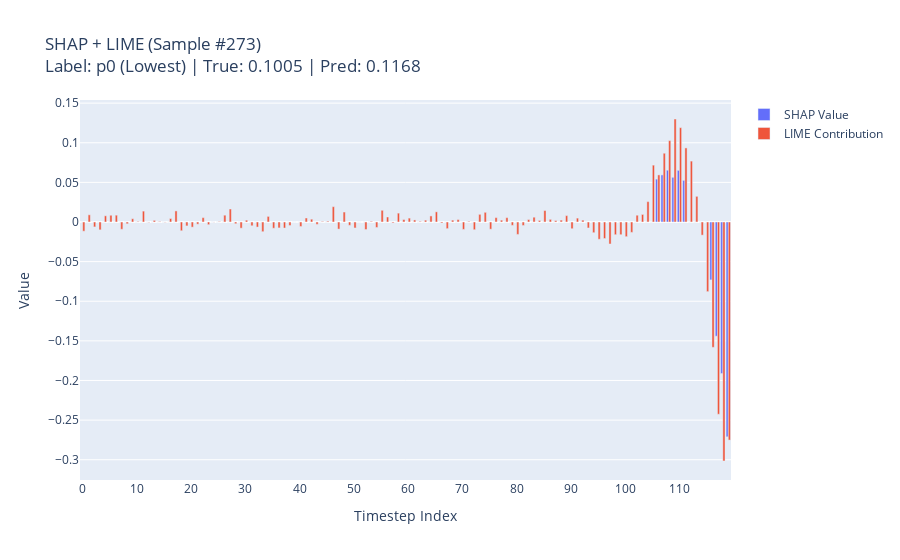
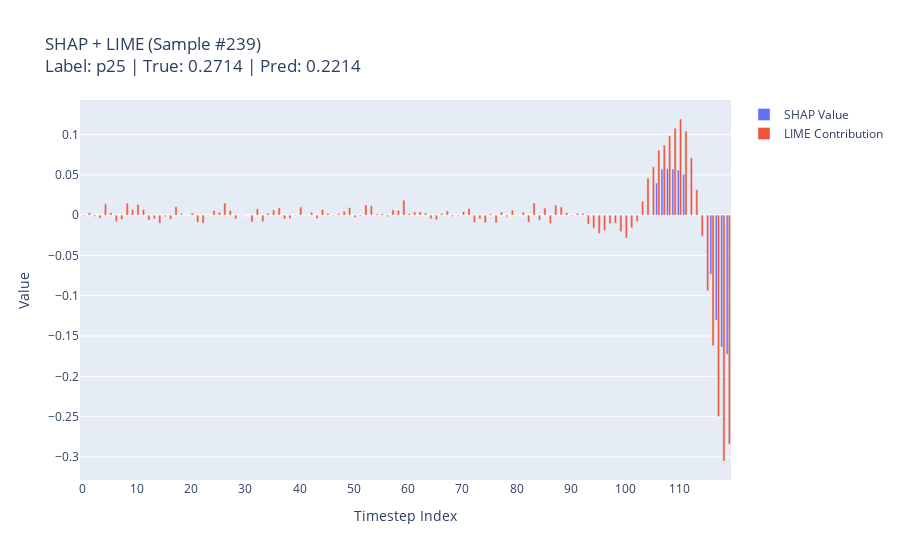
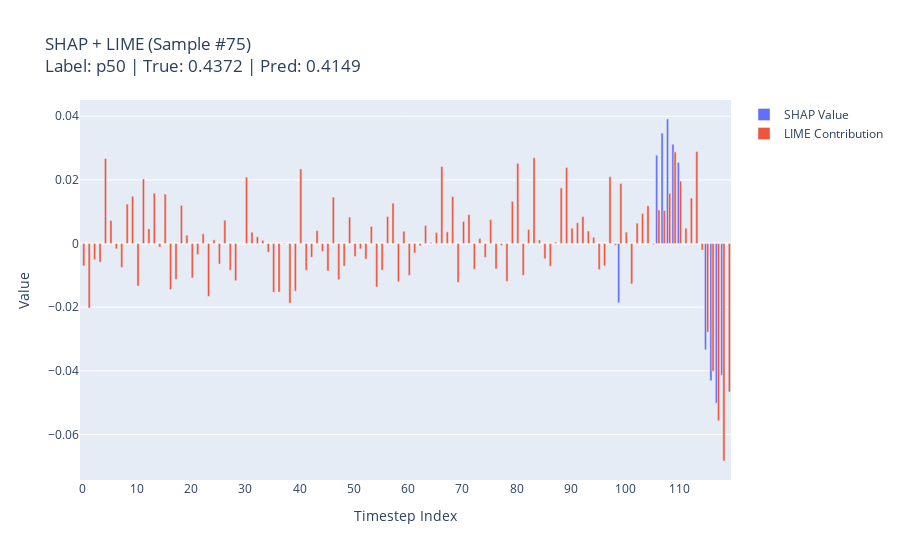
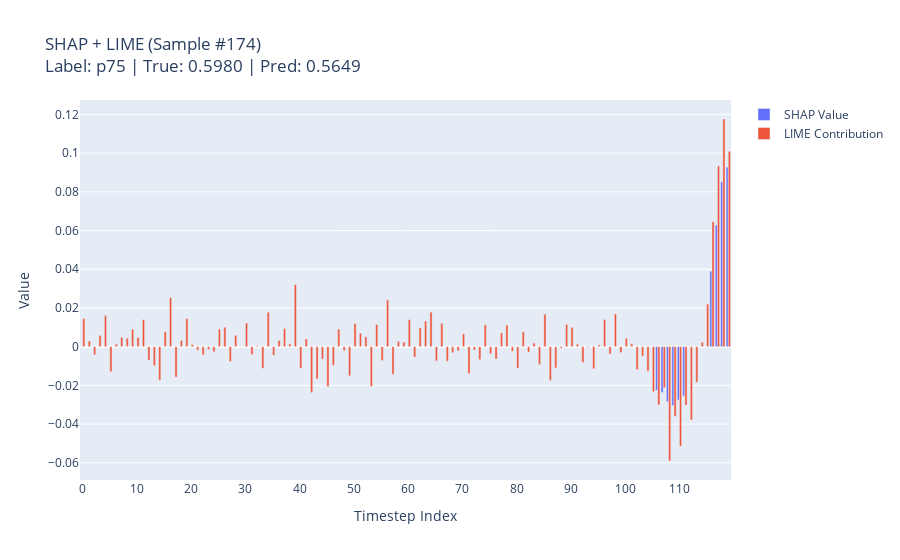

The notebook cell these images were saved under, in order:
### Markdown cell above
#### Comparing Ante-Hoc Explainability Methods for Regression

### Code cell
# ===============================================
# Looking at how SHAP and LIME values compare for samples for different values of the target variable
# ===============================================
# The purpose of this section is to show how the predictions change for samples with different target values.
# We will pick samples at different percentiles of the target variable, then compare SHAP and LIME explanations.


y_pred_lstm = lstm_model.predict(X_test_2d.reshape(-1, 120, 1)).flatten()

# =======================================
# 1) Single Model Prediction Wrapper
# =======================================
def predict_wrapper(X):
    """
    X: 2D array of shape (n_samples, 120).
    Returns: (n_samples,) predictions.
    """
    return lstm_model.predict(X.reshape(-1, 120, 1)).flatten()

# =======================================
# 2) Pick Interesting Samples (Percentiles)
# =======================================
sorted_indices = np.argsort(y_test_reg)  # or np.argsort(y_test_flat), your choicea
n_samples = len(y_test_reg)

p0_index   = sorted_indices[0]
p25_index  = sorted_indices[int(0.25 * n_samples)]
p50_index  = sorted_indices[int(0.50 * n_samples)]
p75_index  = sorted_indices[int(0.75 * n_samples)]
p100_index = sorted_indices[-1]

percentile_indices = {
    "p0 (Lowest)": p0_index,
    "p25": p25_index,
    "p50": p50_index,
    "p75": p75_index,
    "p100 (Highest)": p100_index
}

print("Percentile sample indices based on true values:")
for label, idx in percentile_indices.items():
    print(f"{label}: index {idx}, "
          f"prediction {y_test_reg[idx]:.4f}, "
          f"true {y_pred_lstm[idx]:.4f}")

# =======================================
# 3) Combined SHAP + LIME Plot Function
# =======================================
def explain_and_plot_shap_lime(sample_2d, sample_index, label, y_true, y_pred):
    """
    Compute SHAP + LIME values for a single sample, then make
    one grouped bar chart (SHAP vs. LIME) across timesteps.
    """

    # ~~~~~ SHAP Explanation ~~~~~
    sample_2d_reshaped = sample_2d.reshape(1, -1)
    shap_values_single = explainer_shap.shap_values(sample_2d_reshaped)
    shap_values_single = shap_values_single[0].flatten()  # shape (120,)

    df_shap = pd.DataFrame({
        "timestep_index": np.arange(len(shap_values_single)),
        "shap_value": shap_values_single
    })

    # ~~~~~ LIME Explanation ~~~~~
    lime_explanation = explainer_lime.explain_instance(
        sample_2d,
        predict_wrapper,     # Use the same wrapper
        num_features=120
    )
    lime_explanation_list = lime_explanation.as_list()  # [(feature_name, contribution), ...]
    df_lime = pd.DataFrame(lime_explanation_list, columns=["feature", "contribution"])

    # If features are named like "timestep_0", extract the numeric index:
    df_lime["timestep_index"] = df_lime["feature"].str.extract("timestep_(\d+)").astype(int)
    df_lime = df_lime.sort_values("timestep_index")

    # ~~~~~ Merge Both into One DataFrame ~~~~~
    df_combined = pd.merge(
        df_shap, 
        df_lime[["timestep_index", "contribution"]], 
        on="timestep_index",
        how="inner"
    ).rename(columns={"shap_value": "shap_value", "contribution": "lime_contribution"})
    # Now we have: [timestep_index, shap_value, lime_contribution]

    # ~~~~~ Plotly Grouped Bar Chart ~~~~~
    fig = go.Figure()
    fig.add_trace(go.Bar(
        x=df_combined["timestep_index"],
        y=df_combined["shap_value"],
        name="SHAP Value"
    ))
    fig.add_trace(go.Bar(
        x=df_combined["timestep_index"],
        y=df_combined["lime_contribution"],
        name="LIME Contribution"
    ))
    fig.update_layout(
        barmode='group',
        title=f"SHAP + LIME (Sample #{sample_index})<br>"
              f"Label: {label} | True: {y_true:.4f} | Pred: {y_pred:.4f}",
        xaxis_title="Timestep Index",
        yaxis_title="Value",
        xaxis=dict(tickmode="linear", dtick=10)
    )
    fig.show()

# =======================================
# 4) Generate Combined Plots
# =======================================
for label, idx in percentile_indices.items():
    sample_2d = X_test_2d[idx]  # shape: (120,)
    true_val  = y_test_reg[idx]
    pred_val  = y_pred_lstm[idx]
    
    explain_and_plot_shap_lime(
        sample_2d=sample_2d,
        sample_index=idx,
        label=label,
        y_true=true_val,
        y_pred=pred_val
    )

### Figure 1 — Plotly figure (JSON) as saved in the notebook; plotly's stock layout.template omitted (floating-point values rounded to 4 significant figures)
{"data": [{"name": "SHAP Value", "type": "bar", "x": [0, 1, 2, 3, 4, 5, 6, 7, 8, 9, 10, 11, 12, 13, 14, 15, 16, 17, 18, 19, 20, 21, 22, 23, 24, 25, 26, 27, 28, 29, 30, 31, 32, 33, 34, 35, 36, 37, 38, 39, 40, 41, 42, 43, 44, 45, 46, 47, 48, 49, 50, 51, 52, 53, 54, 55, 56, 57, 58, 59, 60, 61, 62, 63, 64, 65, 66, 67, 68, 69, 70, 71, 72, 73, 74, 75, 76, 77, 78, 79, 80, 81, 82, 83, 84, 85, 86, 87, 88, 89, 90, 91, 92, 93, 94, 95, 96, 97, 98, 99, 100, 101, 102, 103, 104, 105, 106, 107, 108, 109, 110, 111, 112, 113, 114, 115, 116, 117, 118, 119], "y": [0, 0, 0, 0, 0, 0, 0, 0, 0, 0, 0, 0, 0, 0, 0, 0, 0, 0, 0, 0, 0, 0, 0, 0, 0, 0, 0, 0, 0, 0, 0, 0, 0, 0, 0, 0, 0, 0, 0, 0, 0, 0, 0, 0, 0, 0, 0, 0, 0, 0, 0, 0, 0, 0, 0, 0, 0, 0, 0, 0, 0, 0, 0, 0, 0, 0, 0, 0, 0, 0, 0, 0, 0, 0, 0, 0, 0, 0, 0, 0, 0, 0, 0, 0, 0, 0, 0, 0, 0, 0, 0, 0, 0, 0, 0, 0, 0, 0, 0, 0, 0, 0, 0, 0, 0, 0, 0.0541, 0.05943, 0.06537, 0.05639, 0.06517, 0.05255, 0, 0, 0, 0, -0.07308, -0.1441, -0.1912, -0.2711]}, {"name": "LIME Contribution", "type": "bar", "x": [0, 1, 2, 3, 4, 5, 6, 7, 8, 9, 10, 11, 12, 13, 14, 15, 16, 17, 18, 19, 20, 21, 22, 23, 24, 25, 26, 27, 28, 29, 30, 31, 32, 33, 34, 35, 36, 37, 38, 39, 40, 41, 42, 43, 44, 45, 46, 47, 48, 49, 50, 51, 52, 53, 54, 55, 56, 57, 58, 59, 60, 61, 62, 63, 64, 65, 66, 67, 68, 69, 70, 71, 72, 73, 74, 75, 76, 77, 78, 79, 80, 81, 82, 83, 84, 85, 86, 87, 88, 89, 90, 91, 92, 93, 94, 95, 96, 97, 98, 99, 100, 101, 102, 103, 104, 105, 106, 107, 108, 109, 110, 111, 112, 113, 114, 115, 116, 117, 118, 119], "y": [-0.0116, 0.009052, -0.006214, -0.009911, 0.007807, 0.008515, 0.008602, -0.009184, -0.002261, 0.004103, 0.0007063, 0.01374, -0.0003603, 0.002048, 0.0005989, -0.0002818, 0.004372, 0.01399, -0.01103, -0.004935, -0.006496, -0.002748, 0.0055, -0.00336, -0.0001309, 0.0004942, 0.008585, 0.01639, -0.002189, -0.007794, 0.002281, -0.004768, -0.006397, -0.01222, 0.007033, -0.00786, -0.007486, -0.007626, -0.00446, -1.439e-05, -0.005703, 0.005052, 0.003524, -0.002982, 0.0006494, 0.001052, 0.01932, -0.008954, 0.01257, -0.004148, -0.007534, -3.534e-05, -0.009495, 0.0008172, -0.00689, 0.01475, 0.006289, -0.001156, 0.01118, 0.003141, 0.00492, 0.002587, 0.000809, 0.002298, 0.007653, 0.01281, -0.001303, -0.008359, 0.00234, 0.003081, -0.009329, 0.0008236, -0.009736, 0.009646, 0.0122, -0.009071, 0.005547, 0.002317, 0.005478, -0.004224, -0.01568, -0.004428, 0.003076, 0.006046, 0.001954, 0.01443, 0.003298, 0.001798, 0.00239, 0.008035, -0.008487, 0.004905, 0.002343, -0.007522, -0.01348, -0.02177, -0.02085, -0.02777, -0.01602, -0.01602, -0.01849, -0.01309, 0.008536, 0.009522, 0.0257, 0.07173, 0.05943, 0.08676, 0.1027, 0.13, 0.119, 0.09349, 0.07684, 0.03234, -0.01657, -0.08786, -0.1582, -0.2426, -0.3016, -0.2752]}], "layout": {"barmode": "group", "title": {"text": "SHAP + LIME (Sample #273)<br>Label: p0 (Lowest) | True: 0.1005 | Pred: 0.1168"}, "xaxis": {"dtick": 10, "tickmode": "linear", "title": {"text": "Timestep Index"}}, "yaxis": {"title": {"text": "Value"}}}}

### Figure 2 — Plotly figure (JSON) as saved in the notebook; plotly's stock layout.template omitted (floating-point values rounded to 4 significant figures)
{"data": [{"name": "SHAP Value", "type": "bar", "x": [0, 1, 2, 3, 4, 5, 6, 7, 8, 9, 10, 11, 12, 13, 14, 15, 16, 17, 18, 19, 20, 21, 22, 23, 24, 25, 26, 27, 28, 29, 30, 31, 32, 33, 34, 35, 36, 37, 38, 39, 40, 41, 42, 43, 44, 45, 46, 47, 48, 49, 50, 51, 52, 53, 54, 55, 56, 57, 58, 59, 60, 61, 62, 63, 64, 65, 66, 67, 68, 69, 70, 71, 72, 73, 74, 75, 76, 77, 78, 79, 80, 81, 82, 83, 84, 85, 86, 87, 88, 89, 90, 91, 92, 93, 94, 95, 96, 97, 98, 99, 100, 101, 102, 103, 104, 105, 106, 107, 108, 109, 110, 111, 112, 113, 114, 115, 116, 117, 118, 119], "y": [0, 0, 0, 0, 0, 0, 0, 0, 0, 0, 0, 0, 0, 0, 0, 0, 0, 0, 0, 0, 0, 0, 0, 0, 0, 0, 0, 0, 0, 0, 0, 0, 0, 0, 0, 0, 0, 0, 0, 0, 0, 0, 0, 0, 0, 0, 0, 0, 0, 0, 0, 0, 0, 0, 0, 0, 0, 0, 0, 0, 0, 0, 0, 0, 0, 0, 0, 0, 0, 0, 0, 0, 0, 0, 0, 0, 0, 0, 0, 0, 0, 0, 0, 0, 0, 0, 0, 0, 0, 0, 0, 0, 0, 0, 0, 0, 0, 0, 0, 0, 0, 0, 0, 0, 0, 0, 0.03982, 0.05704, 0.05771, 0.05725, 0.05605, 0.05038, 0, 0, 0, 0, -0.0733, -0.1304, -0.1637, -0.1727]}, {"name": "LIME Contribution", "type": "bar", "x": [0, 1, 2, 3, 4, 5, 6, 7, 8, 9, 10, 11, 12, 13, 14, 15, 16, 17, 18, 19, 20, 21, 22, 23, 24, 25, 26, 27, 28, 29, 30, 31, 32, 33, 34, 35, 36, 37, 38, 39, 40, 41, 42, 43, 44, 45, 46, 47, 48, 49, 50, 51, 52, 53, 54, 55, 56, 57, 58, 59, 60, 61, 62, 63, 64, 65, 66, 67, 68, 69, 70, 71, 72, 73, 74, 75, 76, 77, 78, 79, 80, 81, 82, 83, 84, 85, 86, 87, 88, 89, 90, 91, 92, 93, 94, 95, 96, 97, 98, 99, 100, 101, 102, 103, 104, 105, 106, 107, 108, 109, 110, 111, 112, 113, 114, 115, 116, 117, 118, 119], "y": [-0.000899, 0.002936, -0.001307, -0.003702, 0.01392, 0.002996, -0.008138, -0.005255, 0.01493, 0.006974, 0.01329, 0.007023, -0.006059, -0.004541, -0.01014, -0.001858, -0.005251, 0.01051, 0.002176, 2.563e-05, 0.002763, -0.008747, -0.009947, -0.0004421, 0.005763, 0.003602, 0.01498, 0.005763, -0.004662, -0.000521, 5.694e-05, -0.008378, 0.007916, -0.008149, 0.002348, 0.00644, 0.009129, -0.004783, -0.004055, -0.0006301, 0.01004, 0.0003107, 0.003725, -0.004164, 0.007146, 0.002349, -0.0006421, 0.001952, 0.004775, 0.0093, -0.00271, -0.001127, 0.0127, 0.01177, 0.001462, 0.001805, -0.002067, 0.006598, 0.006058, 0.01855, 0.00204, 0.004039, 0.004067, 0.002606, -0.004486, -0.005864, 0.002153, 0.005203, -0.001742, -0.00111, 0.004467, 0.008326, -0.008963, -0.004687, -0.009273, 0.001516, -0.009615, 0.003782, -0.001988, 0.006277, 0.0005468, 0.003651, -0.008664, 0.0151, -0.006225, 0.008694, -0.01045, 0.01247, 0.0101, 0.003222, -0.001224, 0.002386, 0.002101, -0.0112, -0.01628, -0.02272, -0.01921, -0.01065, -0.01004, -0.02058, -0.02841, -0.0155, -0.007782, 0.01727, 0.04593, 0.05991, 0.08049, 0.0869, 0.09843, 0.1078, 0.1193, 0.1042, 0.07111, 0.0316, -0.02627, -0.0939, -0.1621, -0.2498, -0.3051, -0.2843]}], "layout": {"barmode": "group", "title": {"text": "SHAP + LIME (Sample #239)<br>Label: p25 | True: 0.2714 | Pred: 0.2214"}, "xaxis": {"dtick": 10, "tickmode": "linear", "title": {"text": "Timestep Index"}}, "yaxis": {"title": {"text": "Value"}}}}

### Figure 3 — Plotly figure (JSON) as saved in the notebook; plotly's stock layout.template omitted (floating-point values rounded to 4 significant figures)
{"data": [{"name": "SHAP Value", "type": "bar", "x": [0, 1, 2, 3, 4, 5, 6, 7, 8, 9, 10, 11, 12, 13, 14, 15, 16, 17, 18, 19, 20, 21, 22, 23, 24, 25, 26, 27, 28, 29, 30, 31, 32, 33, 34, 35, 36, 37, 38, 39, 40, 41, 42, 43, 44, 45, 46, 47, 48, 49, 50, 51, 52, 53, 54, 55, 56, 57, 58, 59, 60, 61, 62, 63, 64, 65, 66, 67, 68, 69, 70, 71, 72, 73, 74, 75, 76, 77, 78, 79, 80, 81, 82, 83, 84, 85, 86, 87, 88, 89, 90, 91, 92, 93, 94, 95, 96, 97, 98, 99, 100, 101, 102, 103, 104, 105, 106, 107, 108, 109, 110, 111, 112, 113, 114, 115, 116, 117, 118, 119], "y": [0, 0, 0, 0, 0, 0, 0, 0, 0, 0, 0, 0, 0, 0, 0, 0, 0, 0, 0, 0, 0, 0, 0, 0, 0, 0, 0, 0, 0, 0, 0, 0, 0, 0, 0, 0, 0, 0, 0, 0, 0, 0, 0, 0, 0, 0, 0, 0, 0, 0, 0, 0, 0, 0, 0, 0, 0, 0, 0, 0, 0, 0, 0, 0, 0, 0, 0, 0, 0, 0, 0, 0, 0, 0, 0, 0, 0, 0, 0, 0, 0, 0, 0, 0, 0, 0, 0, 0, 0, 0, 0, 0, 0, 0, 0, 0, 0, 0, 0, -0.01863, 0, 0, 0, 0, 0, 0, 0.02774, 0.03471, 0.03913, 0.0312, 0.02547, 0, 0, 0, 0, -0.03339, -0.04313, -0.05016, -0.0414, 0]}, {"name": "LIME Contribution", "type": "bar", "x": [0, 1, 2, 3, 4, 5, 6, 7, 8, 9, 10, 11, 12, 13, 14, 15, 16, 17, 18, 19, 20, 21, 22, 23, 24, 25, 26, 27, 28, 29, 30, 31, 32, 33, 34, 35, 36, 37, 38, 39, 40, 41, 42, 43, 44, 45, 46, 47, 48, 49, 50, 51, 52, 53, 54, 55, 56, 57, 58, 59, 60, 61, 62, 63, 64, 65, 66, 67, 68, 69, 70, 71, 72, 73, 74, 75, 76, 77, 78, 79, 80, 81, 82, 83, 84, 85, 86, 87, 88, 89, 90, 91, 92, 93, 94, 95, 96, 97, 98, 99, 100, 101, 102, 103, 104, 105, 106, 107, 108, 109, 110, 111, 112, 113, 114, 115, 116, 117, 118, 119], "y": [-0.007039, -0.02026, -0.005065, -0.005864, 0.02671, 0.007255, -0.001665, -0.007513, 0.01239, 0.01485, -0.01336, 0.02028, 0.00459, 0.01584, -0.001129, 0.01553, -0.01444, -0.01125, 0.01197, 0.002592, -0.01085, -0.00348, 0.003062, -0.0166, 0.001145, -0.006437, 0.007323, -0.008363, -0.01169, -6.182e-05, 0.02086, 0.003566, 0.002112, 0.000989, -0.002732, -0.01529, -0.01526, -0.0001725, -0.01877, -0.01497, 0.02344, -0.008422, -0.004311, 0.004048, -0.002461, -0.008644, 0.01457, -0.01138, -0.00709, 0.008312, -0.004112, -0.001671, -0.004896, 0.005379, -0.01367, -0.008375, 0.008497, 0.01268, -0.01204, 0.003855, -0.01, -0.002969, -0.0007121, 0.005648, 0.0003086, 0.003481, 0.02418, 0.003668, 0.01477, -0.01222, 0.006949, 0.009094, -0.008099, 0.001579, -0.004329, 0.007489, -0.00801, -0.0006229, -0.01191, 0.01326, 0.02518, -0.009996, 0.00441, 0.02696, 0.001121, -0.004804, -0.007118, 0.0004048, 0.01747, 0.0239, 0.004815, 0.006524, 0.008472, 0.003923, 0.00195, -0.008206, -0.007005, 0.02101, -0.0005165, 0.01882, 0.003581, -0.01269, 0.006401, 0.009389, 0.01186, -0.0003253, 0.01056, 0.01037, 0.01576, 0.0288, 0.01962, 0.004799, 0.01427, 0.02891, -0.002044, -0.02786, -0.04015, -0.0557, -0.06835, -0.04662]}], "layout": {"barmode": "group", "title": {"text": "SHAP + LIME (Sample #75)<br>Label: p50 | True: 0.4372 | Pred: 0.4149"}, "xaxis": {"dtick": 10, "tickmode": "linear", "title": {"text": "Timestep Index"}}, "yaxis": {"title": {"text": "Value"}}}}

### Figure 4 — Plotly figure (JSON) as saved in the notebook; plotly's stock layout.template omitted (floating-point values rounded to 4 significant figures)
{"data": [{"name": "SHAP Value", "type": "bar", "x": [0, 1, 2, 3, 4, 5, 6, 7, 8, 9, 10, 11, 12, 13, 14, 15, 16, 17, 18, 19, 20, 21, 22, 23, 24, 25, 26, 27, 28, 29, 30, 31, 32, 33, 34, 35, 36, 37, 38, 39, 40, 41, 42, 43, 44, 45, 46, 47, 48, 49, 50, 51, 52, 53, 54, 55, 56, 57, 58, 59, 60, 61, 62, 63, 64, 65, 66, 67, 68, 69, 70, 71, 72, 73, 74, 75, 76, 77, 78, 79, 80, 81, 82, 83, 84, 85, 86, 87, 88, 89, 90, 91, 92, 93, 94, 95, 96, 97, 98, 99, 100, 101, 102, 103, 104, 105, 106, 107, 108, 109, 110, 111, 112, 113, 114, 115, 116, 117, 118, 119], "y": [0, 0, 0, 0, 0, 0, 0, 0, 0, 0, 0, 0, 0, 0, 0, 0, 0, 0, 0, 0, 0, 0, 0, 0, 0, 0, 0, 0, 0, 0, 0, 0, 0, 0, 0, 0, 0, 0, 0, 0, 0, 0, 0, 0, 0, 0, 0, 0, 0, 0, 0, 0, 0, 0, 0, 0, 0, 0, 0, 0, 0, 0, 0, 0, 0, 0, 0, 0, 0, 0, 0, 0, 0, 0, 0, 0, 0, 0, 0, 0, 0, 0, 0, 0, 0, 0, 0, 0, 0, 0, 0, 0, 0, 0, 0, 0, 0, 0, 0, 0, 0, 0, 0, 0, 0, 0, -0.02254, -0.02362, -0.02847, -0.03045, -0.02753, -0.02548, 0, 0, 0, 0, 0.03898, 0.06281, 0.08514, 0.09276]}, {"name": "LIME Contribution", "type": "bar", "x": [0, 1, 2, 3, 4, 5, 6, 7, 8, 9, 10, 11, 12, 13, 14, 15, 16, 17, 18, 19, 20, 21, 22, 23, 24, 25, 26, 27, 28, 29, 30, 31, 32, 33, 34, 35, 36, 37, 38, 39, 40, 41, 42, 43, 44, 45, 46, 47, 48, 49, 50, 51, 52, 53, 54, 55, 56, 57, 58, 59, 60, 61, 62, 63, 64, 65, 66, 67, 68, 69, 70, 71, 72, 73, 74, 75, 76, 77, 78, 79, 80, 81, 82, 83, 84, 85, 86, 87, 88, 89, 90, 91, 92, 93, 94, 95, 96, 97, 98, 99, 100, 101, 102, 103, 104, 105, 106, 107, 108, 109, 110, 111, 112, 113, 114, 115, 116, 117, 118, 119], "y": [0.0145, 0.002941, -0.00413, 0.005808, 0.0161, -0.013, 0.001352, 0.004826, 0.004422, 0.008971, 0.004746, 0.01397, -0.006955, -0.009833, -0.01731, 0.007734, 0.02536, -0.01573, 0.003236, 0.01451, 0.001098, -0.001839, -0.004267, -0.001452, -0.002679, 0.009154, 0.01006, -0.007661, 0.0059, -8.118e-05, 0.01221, -0.004095, 0.0004374, -0.01114, 0.0178, -0.004425, 0.003229, 0.00935, 0.001401, 0.03203, -0.01107, 0.004009, -0.02373, -0.0166, -0.006444, -0.02054, -0.009589, 0.009079, -0.002074, -0.01506, 0.01197, 0.006977, 0.005106, -0.02047, 0.01146, -0.007184, 0.02417, -0.01429, 0.002722, 0.002372, 0.01394, -0.005455, 0.009736, 0.01328, 0.01785, -0.007355, 0.01203, -0.007547, -0.003115, -0.002178, 0.00658, -0.01399, -0.001755, -0.006693, 0.01125, -0.003712, -0.006367, 0.007141, 0.01111, -0.002382, -0.01108, 0.007663, -0.002888, 0.001839, -0.009253, 0.01678, -0.01743, -0.01102, -0.0007478, 0.01153, 0.01003, 0.001308, -0.008128, -0.0004311, -0.01145, 0.0008983, 0.01398, -0.003834, 0.01686, -0.003078, 0.004328, 0.001503, -0.01188, -0.004806, -0.01268, -0.02322, -0.03012, -0.02122, -0.05907, -0.03607, -0.05139, -0.03019, -0.0379, -0.01835, 0.002294, 0.02201, 0.06455, 0.09335, 0.1176, 0.1009]}], "layout": {"barmode": "group", "title": {"text": "SHAP + LIME (Sample #174)<br>Label: p75 | True: 0.5980 | Pred: 0.5649"}, "xaxis": {"dtick": 10, "tickmode": "linear", "title": {"text": "Timestep Index"}}, "yaxis": {"title": {"text": "Value"}}}}
